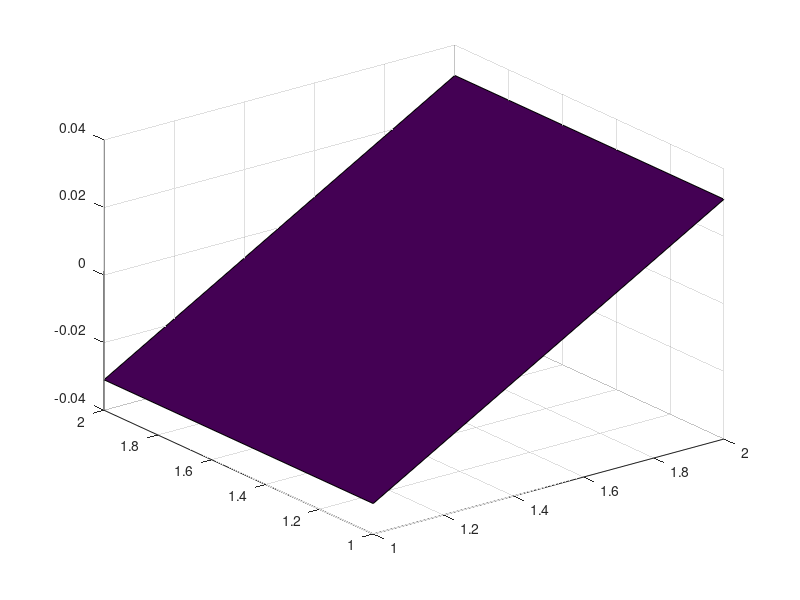

This figure's MATLAB source:
sig=2;
[X,Y] = meshgrid(-1:sig:1, -1:sig:1);                                
A = X .* exp(-(X.^2 + Y.^2)/(2*sig^2))*(2*pi*sig^2)^(-1);                                        
surf(A)